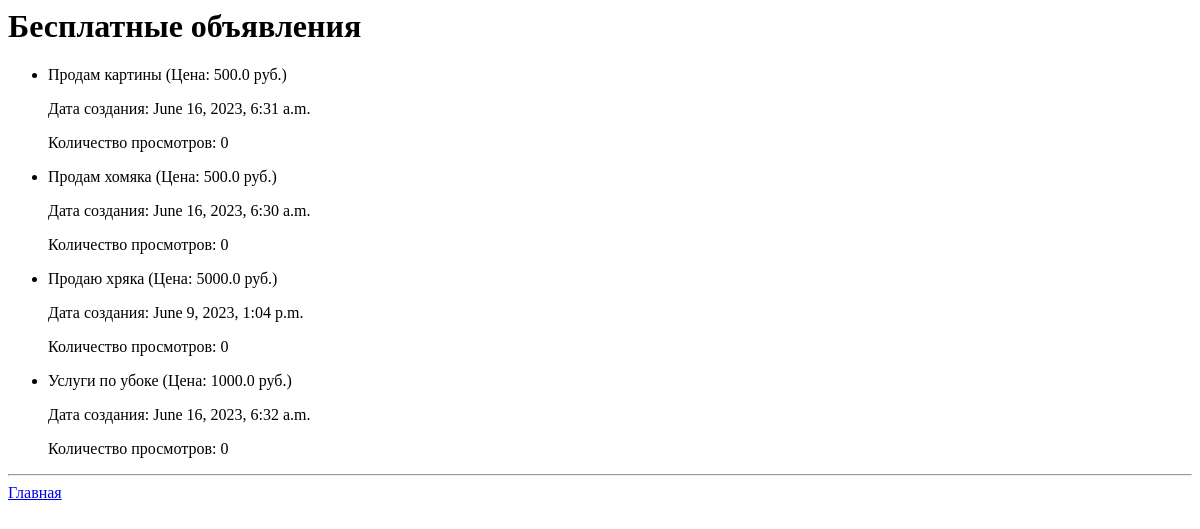
The page /mod_adv/ on the database as committed earlier.
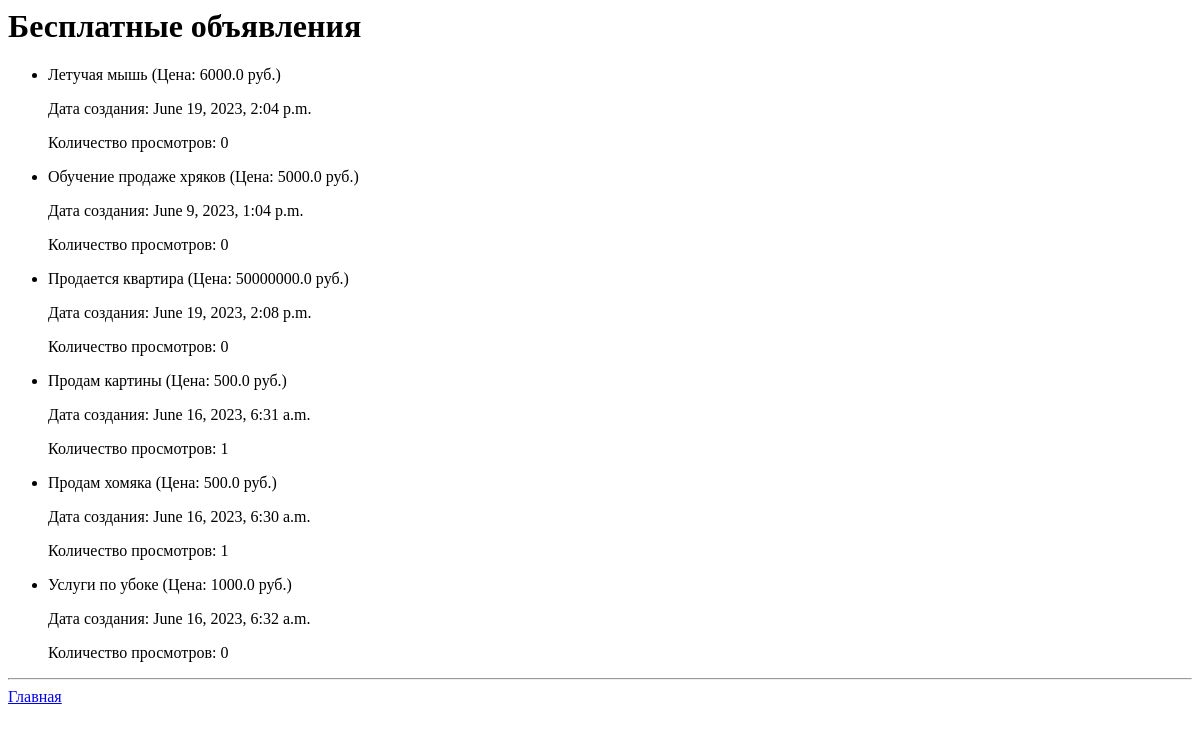
The same page on the database as committed later.
### advertisement/models.py (models this page shows, shortened)
class Advertisement(models.Model):
    title = models.CharField(max_length=1500, verbose_name='Заголовок')
    name = models.CharField(max_length=15, verbose_name='Имя исполнителя')
    description = models.TextField(verbose_name='Описание товара')
    created_at = models.DateTimeField(verbose_name='Дата создания публикации', auto_now_add=True)
    updated_at = models.DateTimeField(auto_now=True)
    end_date = models.DateTimeField(auto_now=True,verbose_name='Дата окончания публикации')
    price = models.FloatField(verbose_name='Цена', default=0)
    veiws_count = models.IntegerField(verbose_name='количество просмотров', default=0)
    status = models.ForeignKey('AdvertisementStatus', default=None, null=True, on_delete=models.CASCADE,
                               related_name='advertisement', verbose_name='Статус')
    author = models.ForeignKey('Author', on_delete=models.CASCADE, verbose_name='Автор', default=None, null=True,related_name='author')
    rubrik = models.ForeignKey('Rubrik', on_delete=models.CASCADE, verbose_name='Рубрика', default=None, null=True,related_name='rubrik')
    class Meta:
        db_table = 'advertisement'
        ordering = ['title']

### advertisement/views.py (the view)
# urls.py: path('mod_adv/', views.advertisement_list, name='free_advertisements'),
def advertisement_list(request, *args, **kwargs):
    advertisements = Advertisement.objects.all()
    return render(request,'advertisement/mod_adv.html',{'advertisements':advertisements})

### advertisement/templates/advertisement/mod_adv.html
<html>
<h1>Бесплатные объявления</h1>
{% if advertisements %}
<ul>
    {% for advertisement in advertisements %}
    <li>
        {{ advertisement.title}} (Цена: {{advertisement.price}} руб.)
        <p>
            Дата создания: {{advertisement.created_at}}
        </p>
        <p>
            Количество просмотров: {{advertisement.veiws_count}}
        </p>
    </li>
    {% endfor %}
</ul>
    {% else %}
    <p>
        Объявлений нет
    </p>
{% endif %}
<hr>
<a href="http://127.0.0.1:8000/">Главная</a>
</html>

Rows that differ between the two databases and show on the page:
added Advertisement: title "Летучая мышь", price "6000.0", created_at "June 19, 2023, 2:04 p.m.", veiws_count "0"
changed Advertisement: title "Продаю хряка" → "Обучение продаже хряков"; moves up the list
added Advertisement: title "Продается квартира", price "50000000.0", created_at "June 19, 2023, 2:08 p.m.", veiws_count "0"
changed Advertisement "Продам картины": veiws_count "0" → "1"
changed Advertisement "Продам хомяка": veiws_count "0" → "1"
